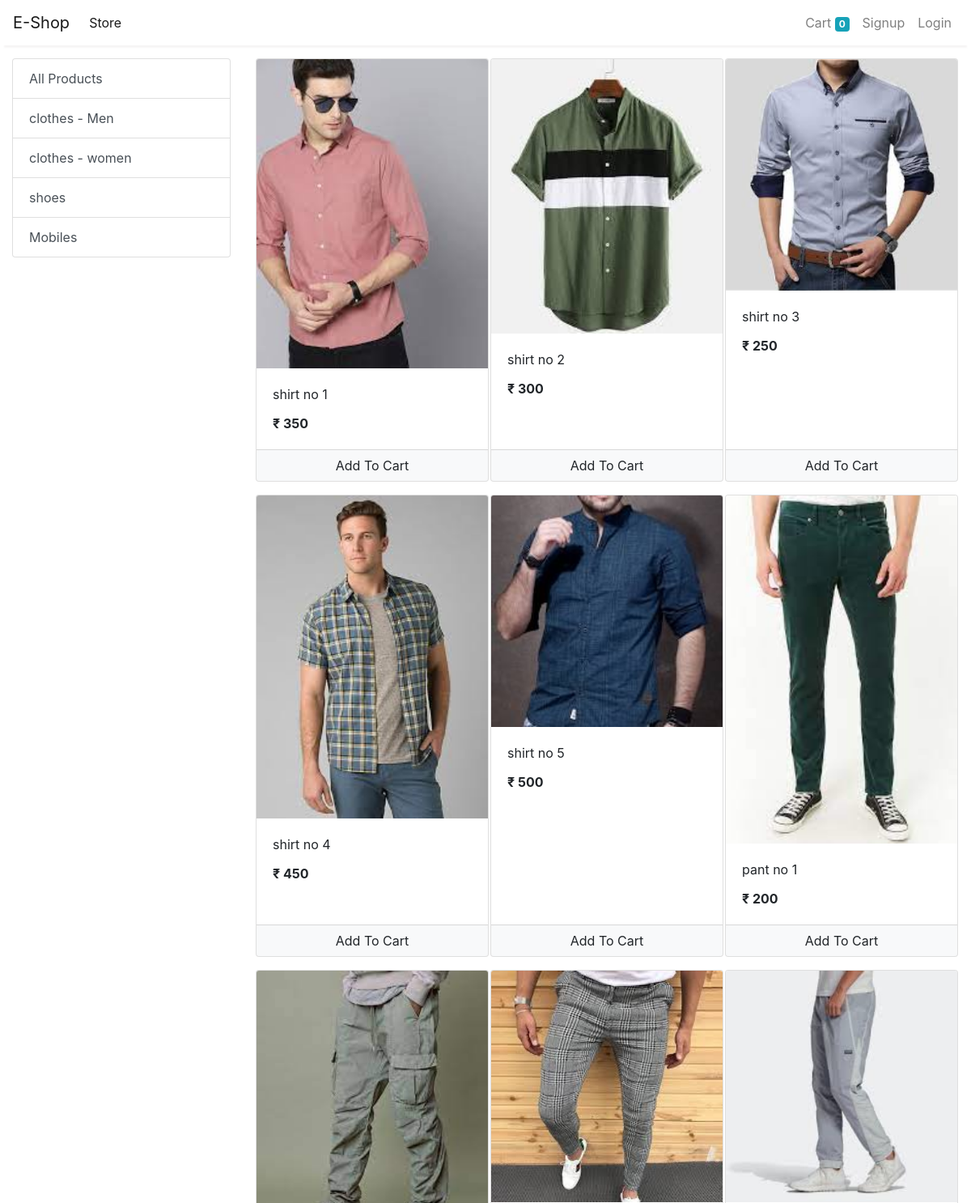
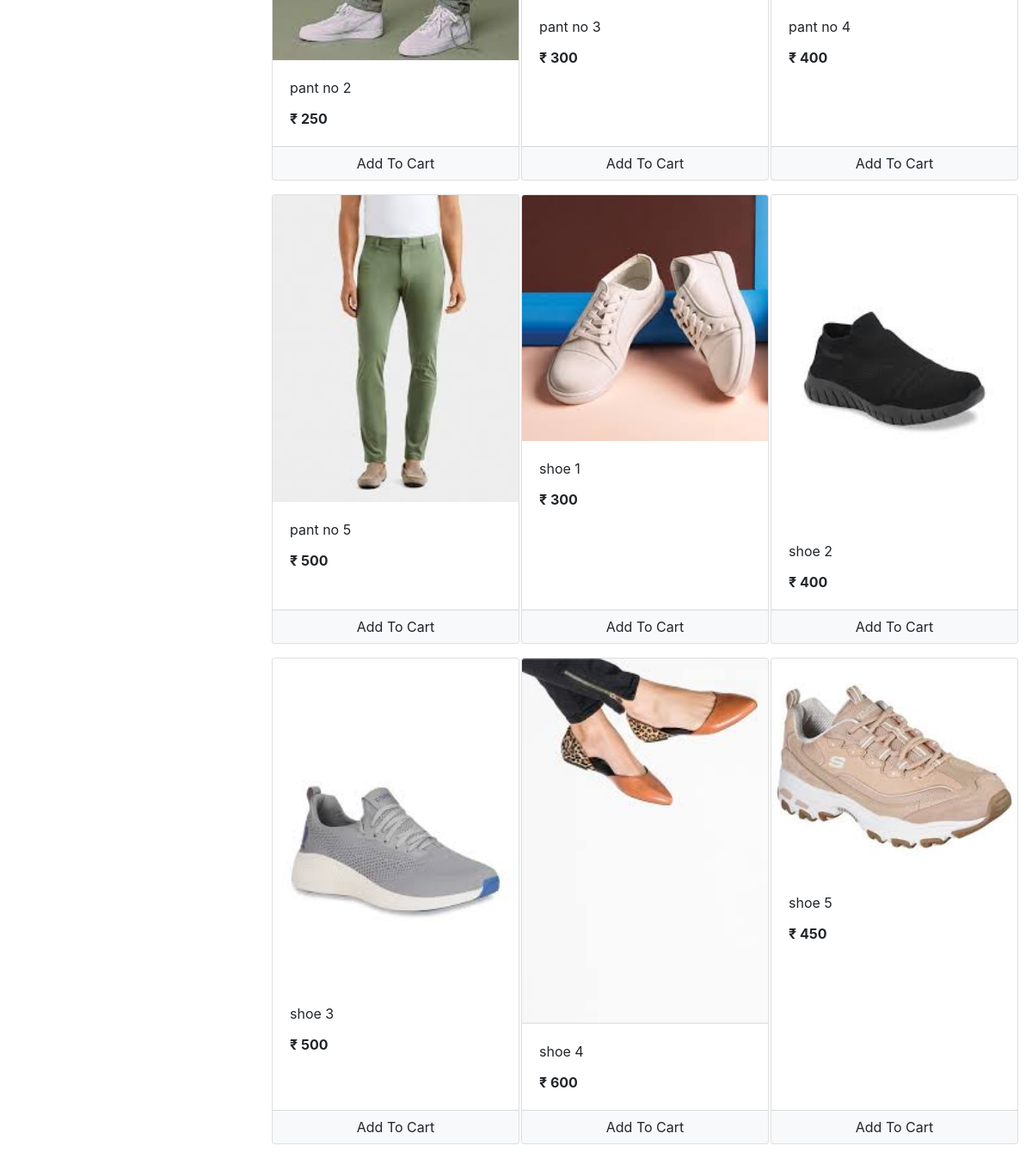
The app's page /store with its own data (2 pictures, top to bottom).
### store/models/category.py (models this page shows, shortened)
class Category(models.Model):
    name = models.CharField(max_length=20)
    @staticmethod
    def get_all_categories():
        return Category.objects.all()

### store/models/product.py (models this page shows, shortened)
class Product(models.Model):
    name = models.CharField(max_length=50)
    price = models.IntegerField(default=0)
    category = models.ForeignKey(Category, on_delete=models.CASCADE, default=1)
    description = models.CharField(max_length=200, default='' , null=True , blank=True)
    image = models.ImageField(upload_to='uploads/products/')
    @staticmethod
    def get_all_products():
        return Product.objects.all()

### store/views/home.py (the view)
# urls.py: path('' , include('store.urls'))
def store(request):
    cart = request.session.get('cart')
    if not cart:
        request.session['cart'] = {}
    products = None
    categories = Category.get_all_categories()
    categoryID = request.GET.get('category')
    if categoryID:
        products = Product.get_all_products_by_categoryid(categoryID)
    else:
        products = Product.get_all_products();
    data = {}
    data['products'] = products
    data['categories'] = categories
    print('you are : ', request.session.get('email'))
    return render(request, 'index.html', data)

### store/templatetags/cart.py (called while the page is built)
@register.filter(name='is_in_cart')
def is_in_cart(product  , cart):
    keys = cart.keys()
    for id in keys:
        if int(id) == product.id:
            return True
    return False;

### store/templatetags/custom_filter.py (called while the page is built)
@register.filter(name='currency')
def currency(number):
    return "₹ "+str(number)

### store/templates/index.html (shortened to what this page needs)
{% extends 'base.html' %}
{% block content %}
{% load cart %}
{% load custom_filter %}
<div class="container-fluid mt-3">
	<div class="row">
		<div class="col-lg-3 mx-auto">
			<div class="list-group">
				<a href="/" class="list-group-item list-group-item-action">All Products</a>
				{% for category in categories %}
				<a href="/?category={{category.id}}"
					class="list-group-item list-group-item-action">{{category.name}}</a>
				{% endfor %}
			</div>
		</div>
		<div id='products' class="col-lg-9 mx-auto">
			<div class="row mx-auto">
				{% for product in products %}
				<div class="card mx-auto mb-3" id={{product.id}} style="width: 18rem;">
					<img class="card-img-top" src="{{product.image.url}}" alt="Card image cap">
					<div class="card-body">
						<p class="card-title">{{product.name}}</p>
						<p class="card-text"><b>{{product.price|currency}}</b></p>
					</div>
					<div class="card-footer p-0 no-gutters">
						{% if product|is_in_cart:request.session.cart %}
						<div class="row no-gutters">
							<form action="/#{{product.id}}" class="col-2 " method="post">
								{% csrf_token %}
								<input hidden type="text" name='product' value='{{product.id}}'>
								<input hidden type="text" name='remove' value='True'>
								<input type="submit" value=" - " class="btn btn-block btn-light border-right">
							</form>
							<div class="text-center col">{{product|cart_quantity:request.session.cart}} in Cart</div>
							<form action="/#{{product.id}}" class="col-2 " method="post">
								{% csrf_token %}
								<input hidden type="text" name='product' value='{{product.id}}'>
								<input type="submit" value=" + " class="btn btn-block btn-light border-left">
							</form>
						</div>
						{% else %}
						<form action="/#{{product.id}}" method="POST" class="btn-block">
							<input type="submit" class="float-right btn btn-light  form-control"
								value="Add To Cart">
						</form>
						{% endif %}
					</div>
				</div>
				{% endfor %}
			</div>
		</div>
	</div>
</div>
{% endblock %}

### store/templates/base.html (shortened to what this page needs)
<!doctype html>
<html lang="en">
<head>
  <link rel="stylesheet" href="https://maxcdn.bootstrapcdn.com/bootstrap/4.0.0/css/bootstrap.min.css"
>
</head>
<body>
  <nav class="one-edge-shadow
  sticky-top navbar
  navbar-expand-lg
   navbar-light bg-white">
    <a class="navbar-brand" href="/">E-Shop</a>
    <div class="collapse navbar-collapse" id="navbarSupportedContent">
      <ul class="navbar-nav mr-auto">
        <li class="nav-item active">
          <a class="nav-link" href="/store">Store <span class="sr-only">(current)</span></a>
        </li>
      </ul>
      <ul class=" navbar-nav my-2 my-lg-0">
        <li class="nav-item ">
          <a class="nav-link" href="/cart">Cart
            <span class="badge badge-info">{{request.session.cart.keys|length}}</span>
            <span class="sr-only">(current)</span></a>
        </li>
        {% if request.session.customer %}
        <li class="nav-item ">
          <a class="nav-link" href="/orders">Orders<span class="sr-only">(current)</span></a>
        </li>
        <li class="nav-item ">
          <a class="nav-link" href="/logout">Logout<span class="sr-only">(current)</span></a>
        </li>
        {% else %}
        <li class="nav-item ">
          <a class="nav-link" href="/signup">Signup<span class="sr-only">(current)</span></a>
        </li>
        <li class="nav-item ">
          <a class="nav-link" href="/login">Login<span class="sr-only">(current)</span></a>
        </li>
        {% endif %}
      </ul>
    </div>
  </nav>
    {% block content %}{% endblock %}
</body>
</html>

### store/templates/base.html (style rules this page uses)
nav { background-color: white; }
.one-edge-shadow { box-shadow: 0 8px 2px -5px rgb(246, 245, 245); }

### records on screen
Category: name "clothes - Men"
Category: name "clothes - women"
Category: name "shoes"
Category: name "Mobiles"
Product: image (picture), name "shirt no 1", price "₹ 350"
Product: image (picture), name "shirt no 2", price "₹ 300"
Product: image (picture), name "shirt no 3", price "₹ 250"
Product: image (picture), name "shirt no 4", price "₹ 450"
Product: image (picture), name "shirt no 5", price "₹ 500"
Product: image (picture), name "pant no 1", price "₹ 200"
Product: image (picture), name "pant no 2", price "₹ 250"
Product: image (picture), name "pant no 3", price "₹ 300"
Product: image (picture), name "pant no 4", price "₹ 400"
Product: image (picture), name "pant no 5", price "₹ 500"
Product: image (picture), name "shoe 1", price "₹ 300"
Product: image (picture), name "shoe 2", price "₹ 400"
Product: image (picture), name "shoe 3", price "₹ 500"
Product: image (picture), name "shoe 4", price "₹ 600"
Product: image (picture), name "shoe 5", price "₹ 450"

### other values on screen
{{ request.session.cart.keys|length }} "0"
